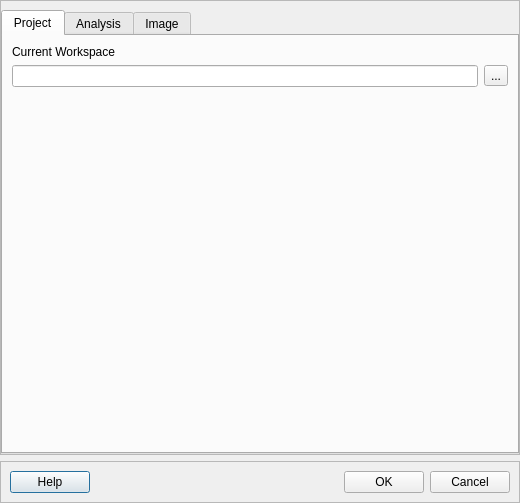
<?xml version="1.0" encoding="UTF-8"?>
<ui version="4.0">
 <class>Dialog</class>
 <widget class="QDialog" name="Dialog">
  <property name="geometry">
   <rect>
    <x>0</x>
    <y>0</y>
    <width>520</width>
    <height>503</height>
   </rect>
  </property>
  <property name="contextMenuPolicy">
   <enum>Qt::NoContextMenu</enum>
  </property>
  <property name="windowTitle">
   <string>Dialog</string>
  </property>
  <layout class="QVBoxLayout" name="verticalLayout_8">
   <property name="leftMargin">
    <number>0</number>
   </property>
   <property name="topMargin">
    <number>0</number>
   </property>
   <property name="rightMargin">
    <number>0</number>
   </property>
   <property name="bottomMargin">
    <number>0</number>
   </property>
   <item>
    <widget class="QFrame" name="frame">
     <property name="frameShape">
      <enum>QFrame::StyledPanel</enum>
     </property>
     <property name="frameShadow">
      <enum>QFrame::Raised</enum>
     </property>
     <layout class="QVBoxLayout" name="verticalLayout_9">
      <property name="leftMargin">
       <number>0</number>
      </property>
      <property name="rightMargin">
       <number>0</number>
      </property>
      <property name="bottomMargin">
       <number>0</number>
      </property>
      <item>
       <widget class="QTabWidget" name="tabWidget">
        <property name="tabShape">
         <enum>QTabWidget::Rounded</enum>
        </property>
        <property name="currentIndex">
         <number>0</number>
        </property>
        <widget class="QWidget" name="project_tab">
         <attribute name="title">
          <string>Project</string>
         </attribute>
         <layout class="QVBoxLayout" name="verticalLayout_5">
          <item>
           <layout class="QVBoxLayout" name="verticalLayout_3">
            <item>
             <widget class="QLabel" name="label_3">
              <property name="text">
               <string>Current Workspace</string>
              </property>
             </widget>
            </item>
            <item>
             <layout class="QHBoxLayout" name="horizontalLayout_4">
              <item>
               <widget class="QLineEdit" name="txt_workspace_dir"/>
              </item>
              <item>
               <widget class="QToolButton" name="btn_workspace_dir">
                <property name="text">
                 <string>...</string>
                </property>
               </widget>
              </item>
             </layout>
            </item>
           </layout>
          </item>
          <item>
           <spacer name="verticalSpacer">
            <property name="orientation">
             <enum>Qt::Vertical</enum>
            </property>
            <property name="sizeHint" stdset="0">
             <size>
              <width>20</width>
              <height>40</height>
             </size>
            </property>
           </spacer>
          </item>
         </layout>
        </widget>
        <widget class="QWidget" name="analysis_tab">
         <attribute name="title">
          <string>Analysis</string>
         </attribute>
         <layout class="QVBoxLayout" name="verticalLayout_6">
          <item>
           <layout class="QVBoxLayout" name="verticalLayout_4">
            <item>
             <widget class="QLabel" name="label_6">
              <property name="text">
               <string>Distance Analysis Parameters</string>
              </property>
             </widget>
            </item>
            <item>
             <widget class="Line" name="line">
              <property name="orientation">
               <enum>Qt::Horizontal</enum>
              </property>
             </widget>
            </item>
           </layout>
          </item>
          <item>
           <layout class="QHBoxLayout" name="horizontalLayout_5">
            <item>
             <widget class="QLabel" name="label_4">
              <property name="text">
               <string>Cycles</string>
              </property>
             </widget>
            </item>
            <item>
             <widget class="QSpinBox" name="spb_cycles">
              <property name="maximumSize">
               <size>
                <width>60</width>
                <height>16777215</height>
               </size>
              </property>
             </widget>
            </item>
           </layout>
          </item>
          <item>
           <layout class="QHBoxLayout" name="horizontalLayout_6">
            <item>
             <widget class="QLabel" name="label_5">
              <property name="text">
               <string>Cutoff in Å</string>
              </property>
             </widget>
            </item>
            <item>
             <widget class="QDoubleSpinBox" name="dspb_cutoff">
              <property name="maximumSize">
               <size>
                <width>60</width>
                <height>16777215</height>
               </size>
              </property>
             </widget>
            </item>
           </layout>
          </item>
          <item>
           <spacer name="verticalSpacer_2">
            <property name="orientation">
             <enum>Qt::Vertical</enum>
            </property>
            <property name="sizeHint" stdset="0">
             <size>
              <width>20</width>
              <height>40</height>
             </size>
            </property>
           </spacer>
          </item>
         </layout>
        </widget>
        <widget class="QWidget" name="image_tab">
         <attribute name="title">
          <string>Image</string>
         </attribute>
         <layout class="QVBoxLayout" name="verticalLayout_7">
          <item>
           <layout class="QVBoxLayout" name="verticalLayout">
            <item>
             <widget class="QLabel" name="label">
              <property name="text">
               <string>Parameters</string>
              </property>
             </widget>
            </item>
            <item>
             <widget class="Line" name="line_2">
              <property name="orientation">
               <enum>Qt::Horizontal</enum>
              </property>
             </widget>
            </item>
           </layout>
          </item>
          <item>
           <layout class="QHBoxLayout" name="horizontalLayout_2">
            <item>
             <widget class="QLabel" name="label_24">
              <property name="text">
               <string>Background Color</string>
              </property>
             </widget>
            </item>
            <item>
             <widget class="QComboBox" name="box_bg_color"/>
            </item>
           </layout>
          </item>
          <item>
           <layout class="QHBoxLayout" name="horizontalLayout_7">
            <item>
             <widget class="QLabel" name="label_8">
              <property name="text">
               <string>Renderer</string>
              </property>
             </widget>
            </item>
            <item>
             <widget class="QComboBox" name="box_renderer"/>
            </item>
           </layout>
          </item>
          <item>
           <layout class="QHBoxLayout" name="horizontalLayout_8">
            <item>
             <widget class="QLabel" name="label_10">
              <property name="text">
               <string>Ray-Trace-Mode</string>
              </property>
             </widget>
            </item>
            <item>
             <widget class="QComboBox" name="box_ray_trace_mode"/>
            </item>
           </layout>
          </item>
          <item>
           <layout class="QHBoxLayout" name="horizontalLayout_9">
            <item>
             <widget class="QLabel" name="label_14">
              <property name="text">
               <string>Ray Texture</string>
              </property>
             </widget>
            </item>
            <item>
             <widget class="QComboBox" name="box_ray_texture"/>
            </item>
           </layout>
          </item>
          <item>
           <spacer name="verticalSpacer_3">
            <property name="orientation">
             <enum>Qt::Vertical</enum>
            </property>
            <property name="sizeHint" stdset="0">
             <size>
              <width>20</width>
              <height>40</height>
             </size>
            </property>
           </spacer>
          </item>
         </layout>
        </widget>
       </widget>
      </item>
     </layout>
    </widget>
   </item>
   <item>
    <widget class="QFrame" name="frame_bottom">
     <property name="frameShape">
      <enum>QFrame::StyledPanel</enum>
     </property>
     <property name="frameShadow">
      <enum>QFrame::Raised</enum>
     </property>
     <layout class="QVBoxLayout" name="verticalLayout_2">
      <item>
       <layout class="QHBoxLayout" name="horizontalLayout_3">
        <item>
         <widget class="QPushButton" name="btn_help">
          <property name="text">
           <string>Help</string>
          </property>
         </widget>
        </item>
        <item>
         <spacer name="horizontalSpacer">
          <property name="orientation">
           <enum>Qt::Horizontal</enum>
          </property>
          <property name="sizeHint" stdset="0">
           <size>
            <width>148</width>
            <height>20</height>
           </size>
          </property>
         </spacer>
        </item>
        <item>
         <widget class="QPushButton" name="btn_ok">
          <property name="text">
           <string>OK</string>
          </property>
         </widget>
        </item>
        <item>
         <widget class="QPushButton" name="btn_cancel">
          <property name="text">
           <string>Cancel</string>
          </property>
         </widget>
        </item>
       </layout>
      </item>
     </layout>
    </widget>
   </item>
  </layout>
 </widget>
 <resources/>
 <connections/>
</ui>
